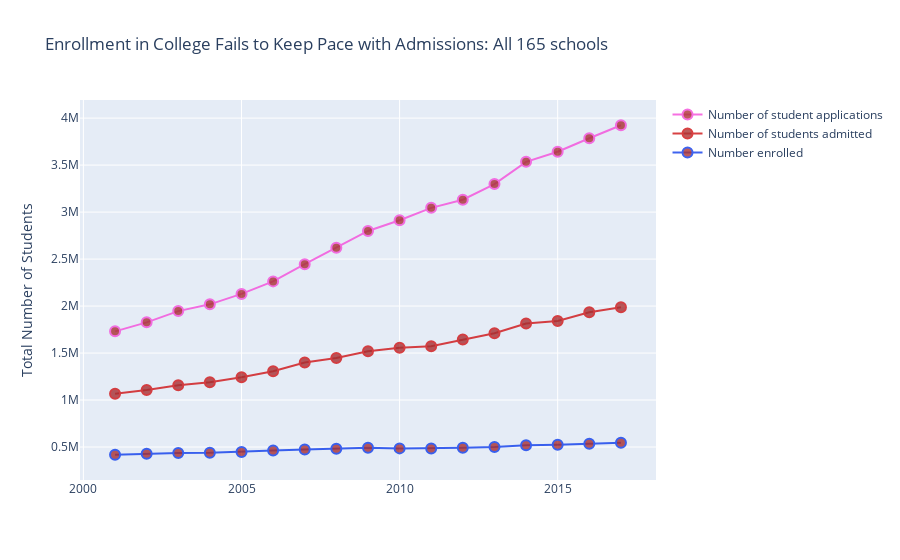

Write notebook code for a chart like this one.
### Code cell
# Background 1 Callback
active_tab='CumulativeAdmissions'
selected=''

# Set xlabel based on selection (useful for debuggins)
xlab=[opt['label'] for opt in state_options_enrollment if opt['value']==selected]
    
    # Render the tab content based on value of 'active_tab' (other input, 'selected' used to crossfilter)
if active_tab == "CumulativeAdmissions":
    which_columns = ['number_applied','number_admitted','number_enrolled_total']
    graph_title = 'Enrollment in College Fails to Keep Pace with Admissions'+": "+xlab[0]
    ylabel = 'Total Number of Students'        
    markdown_comments = """Insert comments A, B, C"""
    if len(selected)==0:
        df_fig = df.groupby(['year'])[which_columns].aggregate([('Sum','sum'), ('Nschools','count')])
    else:
        df_fig = df[df.state_name==selected].groupby(['year'])[which_columns].aggregate([('Sum','sum'), ('Nschools','count')])
    fig = go.Figure()
    for col in which_columns:
        fig.add_trace(
            go.Scatter(x=df_fig.index, y=df_fig[col]['Sum'], 
                name = seriez[col]['label'], marker_color='rgba(152, 0, 0, .8)',
                line = dict(color = seriez[col]['color']), opacity = 0.8))

elif active_tab == "RateAdmissions":
    which_columns = ['admission_rate','enrollement_rate']
    graph_title = 'Admission and Enrollment Rates over time'+": "+xlab[0]
    ylabel = 'Rate'
    markdown_comments = """Insert comments D, E"""
    if len(selected)==0:
        df_fig = df.groupby(['year'])[which_columns].aggregate([('Avg',np.mean), ('stdev',np.std), ('Nschools','count'), ('SEM', sem_btwn)])        
    else:
        df_fig = df[df.state_name==selected].groupby(['year'])[which_columns].aggregate([('Avg',np.mean), ('stdev',np.std), ('Nschools','count'), ('SEM', sem_btwn)])
    fig = go.Figure()
    for col in which_columns:
        fig.add_trace(
            go.Scatter(x=df_fig.index, y=df_fig[col]['Avg'], 
                name = seriez[col]['label'], marker_color='rgba(152, 0, 0, .8)',
                line = dict(color = seriez[col]['color']), 
                error_y = dict(type='data', array=df_fig[col]['SEM'], visible=True),
                opacity = 0.8))
# Set options common to all traces with fig.update_traces
fig.update_traces(mode='lines+markers', marker_line_width=2, marker_size=10)
fig.update_layout(title=graph_title,yaxis={'title': ylabel},
                  yaxis_zeroline=True, xaxis_zeroline=True)
fig.show()

### Figure 1 — Plotly figure (JSON) as saved in the notebook; plotly's stock layout.template omitted (floating-point values rounded to 4 significant figures)
{"data": [{"line": {"color": "#F44DDB"}, "marker": {"color": "rgba(152, 0, 0, .8)", "line": {"width": 2}, "size": 10}, "mode": "lines+markers", "name": "Number of student applications", "opacity": 0.8, "type": "scatter", "x": ["2001-01-01T00:00:00", "2002-01-01T00:00:00", "2003-01-01T00:00:00", "2004-01-01T00:00:00", "2005-01-01T00:00:00", "2006-01-01T00:00:00", "2007-01-01T00:00:00", "2008-01-01T00:00:00", "2009-01-01T00:00:00", "2010-01-01T00:00:00", "2011-01-01T00:00:00", "2012-01-01T00:00:00", "2013-01-01T00:00:00", "2014-01-01T00:00:00", "2015-01-01T00:00:00", "2016-01-01T00:00:00", "2017-01-01T00:00:00"], "y": [1730847, 1826774, 1946250, 2018482, 2129522, 2262712, 2445396, 2620714, 2799269, 2913539, 3045087, 3131811, 3298311, 3534975, 3642120, 3785536, 3924096]}, {"line": {"color": "#CF1214"}, "marker": {"color": "rgba(152, 0, 0, .8)", "line": {"width": 2}, "size": 10}, "mode": "lines+markers", "name": "Number of students admitted", "opacity": 0.8, "type": "scatter", "x": ["2001-01-01T00:00:00", "2002-01-01T00:00:00", "2003-01-01T00:00:00", "2004-01-01T00:00:00", "2005-01-01T00:00:00", "2006-01-01T00:00:00", "2007-01-01T00:00:00", "2008-01-01T00:00:00", "2009-01-01T00:00:00", "2010-01-01T00:00:00", "2011-01-01T00:00:00", "2012-01-01T00:00:00", "2013-01-01T00:00:00", "2014-01-01T00:00:00", "2015-01-01T00:00:00", "2016-01-01T00:00:00", "2017-01-01T00:00:00"], "y": [1066504, 1106011, 1156971, 1189970, 1242142, 1307319, 1398352, 1446276, 1517961, 1555803, 1572822, 1644161, 1710916, 1815060, 1841608, 1933978, 1986593]}, {"line": {"color": "#0E3DEC"}, "marker": {"color": "rgba(152, 0, 0, .8)", "line": {"width": 2}, "size": 10}, "mode": "lines+markers", "name": "Number enrolled", "opacity": 0.8, "type": "scatter", "x": ["2001-01-01T00:00:00", "2002-01-01T00:00:00", "2003-01-01T00:00:00", "2004-01-01T00:00:00", "2005-01-01T00:00:00", "2006-01-01T00:00:00", "2007-01-01T00:00:00", "2008-01-01T00:00:00", "2009-01-01T00:00:00", "2010-01-01T00:00:00", "2011-01-01T00:00:00", "2012-01-01T00:00:00", "2013-01-01T00:00:00", "2014-01-01T00:00:00", "2015-01-01T00:00:00", "2016-01-01T00:00:00", "2017-01-01T00:00:00"], "y": [417773, 428975, 436719, 439826, 447040, 462130, 474098, 480720, 491909, 485549, 485252, 492297, 499659, 517905, 525102, 534664, 545925]}], "layout": {"title": {"text": "Enrollment in College Fails to Keep Pace with Admissions: All 165 schools"}, "xaxis": {"zeroline": true}, "yaxis": {"title": {"text": "Total Number of Students"}, "zeroline": true}}}
